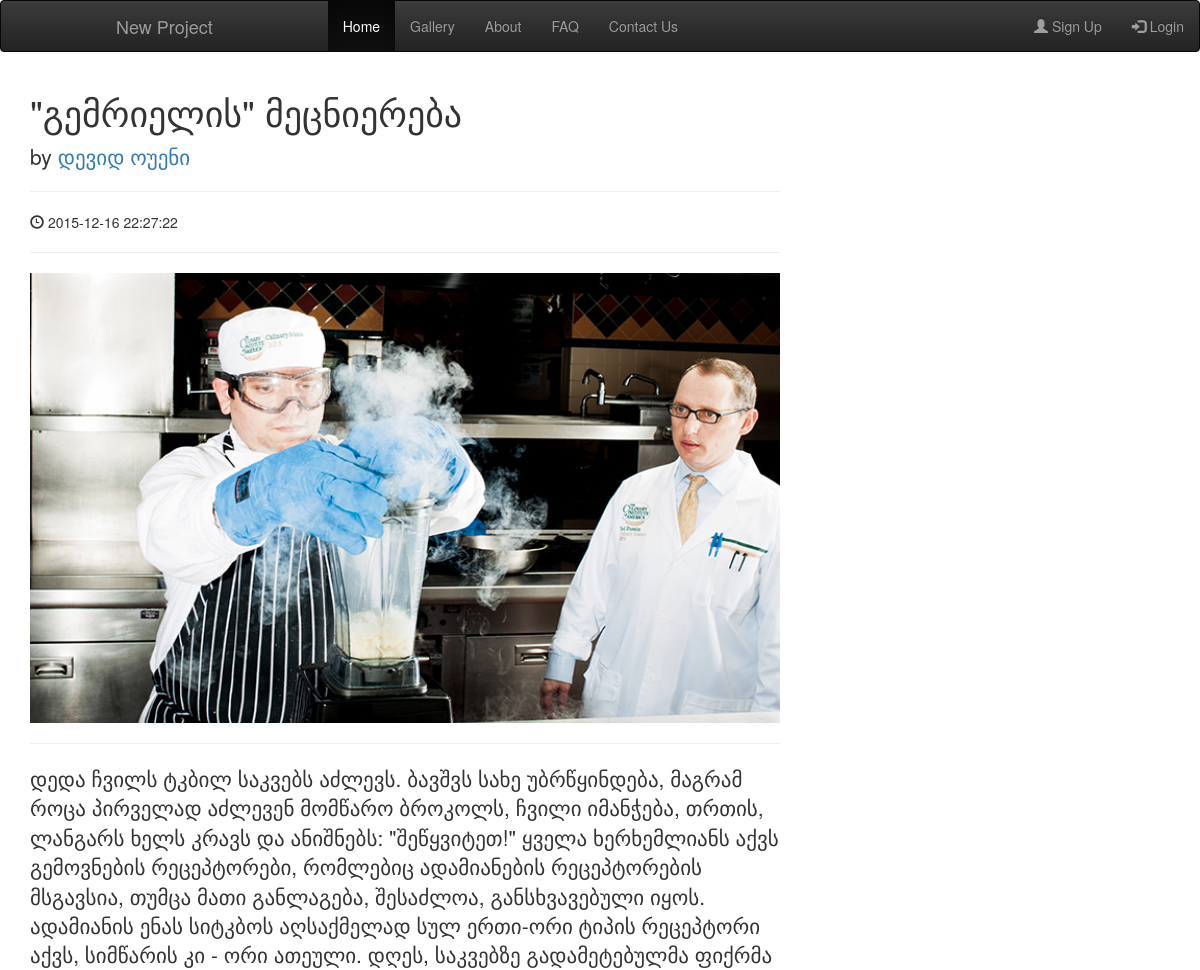
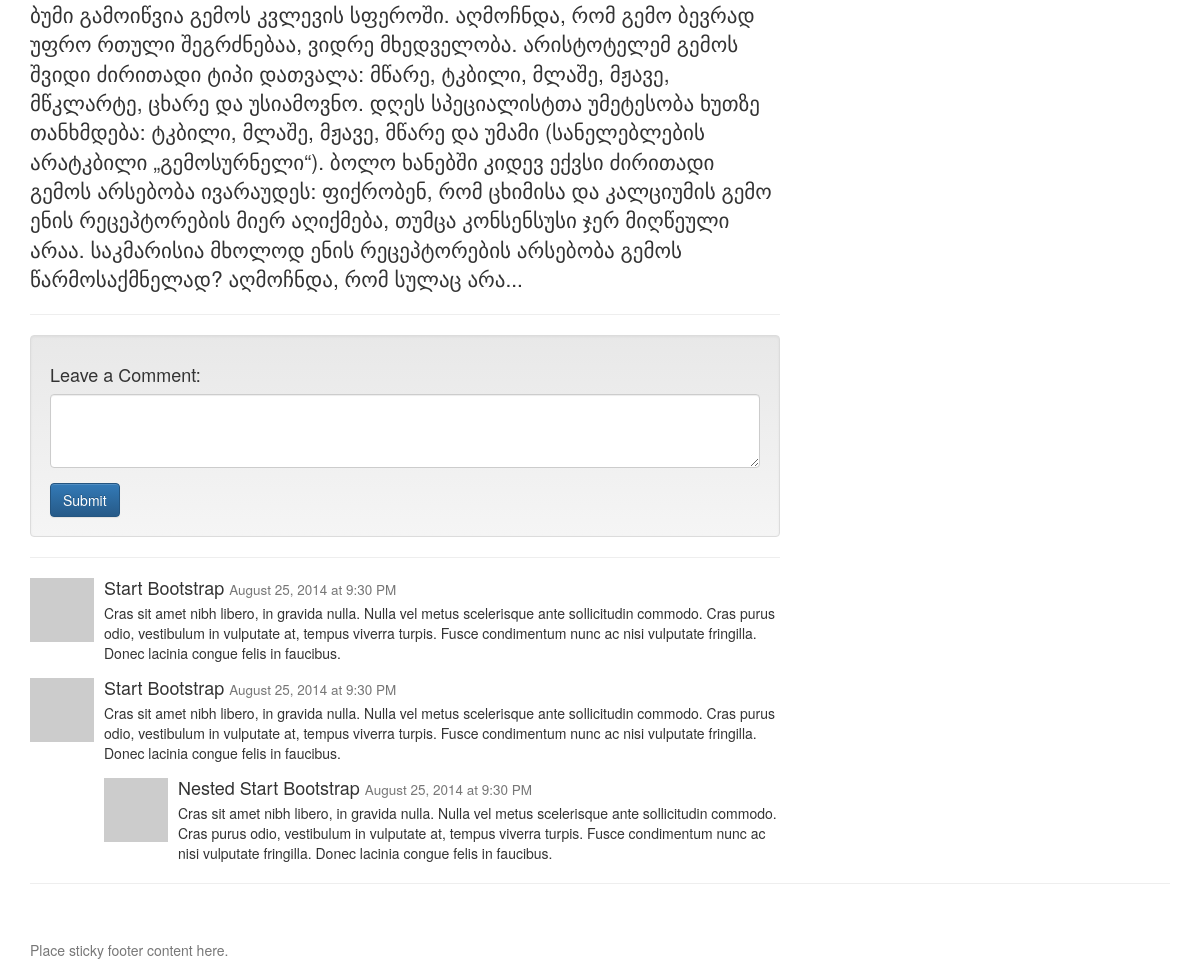
Page /ci_tsotne/main/readmore/14 on the committed database (2 pictures, top to bottom).
### tables this page shows
CREATE TABLE `posts` (
  `id` int(11) NOT NULL,
  `title` varchar(250) NOT NULL,
  `author` varchar(100) NOT NULL,
  `date` datetime NOT NULL DEFAULT CURRENT_TIMESTAMP,
  `img` varchar(100) DEFAULT NULL,
  `description` text NOT NULL
);

### ci_tsotne/application/controllers/Main.php (called while the page is built, shortened)
<?php
class Main extends CI_Controller {
	public function readmore($id)
	{
		$this->load->model('blog_model');
		$data['posts'] = $this->blog_model->readmore($id);
	$this->load->view('includes/header');
		$this->load->view('includes/nav');
		$this->load->view('readmore',$data);
		$this->load->view('includes/footer');
	}
}

### ci_tsotne/index.php (called while the page is built, shortened)
<?php
require_once BASEPATH.'core/CodeIgniter.php';

### ci_tsotne/application/models/blog_model.php (called while the page is built, shortened)
<?php
class blog_model extends CI_Model {
	public function readmore($id){
		$this->db->where('id', $id);
		return $this->db->get('posts')-> result_array();
	}
}

### ci_tsotne/application/views/readmore.php (the view)
<div class="container">
    <?php foreach ($posts as $post ) {
    } ?>
    <div class="row">
        <div class="col-lg-8">
            <h1><?php echo  $post['title'];?></h1>
            <p class="lead">
                by <a href="#"><?php echo  $post['author'];?></a>
            </p>
            <hr>
            <p><span class="glyphicon glyphicon-time"></span> <?php echo  $post['date'];?></p>
            <hr>
            <img class="img-responsive"
            src="<?php echo base_url().'images/'.$post['img'];?>"
            alt="" style="width: 900px; height: 450px;">
            <hr>
            <p class="lead"><?php echo  $post['description'];?></p>
            <hr>
            <div class="well">
                <h4>Leave a Comment:</h4>
                <form role="form">
                    <div class="form-group">
                        <textarea class="form-control" rows="3"></textarea>
                    </div>
                    <button type="submit" class="btn btn-primary">Submit</button>
                </form>
            </div>
            <hr>
            <div class="media">
                <a class="pull-left" href="#">
                    <img class="media-object" src="http://placehold.it/64x64" alt="">
                </a>
                <div class="media-body">
                    <h4 class="media-heading">Start Bootstrap
                        <small>August 25, 2014 at 9:30 PM</small>
                    </h4>
                    Cras sit amet nibh libero, in gravida nulla. Nulla vel metus scelerisque ante sollicitudin commodo. Cras purus odio, vestibulum in vulputate at, tempus viverra turpis. Fusce condimentum nunc ac nisi vulputate fringilla. Donec lacinia congue felis in faucibus.
                </div>
            </div>
            <div class="media">
                <a class="pull-left" href="#">
                    <img class="media-object" src="http://placehold.it/64x64" alt="">
                </a>
                <div class="media-body">
                    <h4 class="media-heading">Start Bootstrap
                        <small>August 25, 2014 at 9:30 PM</small>
                    </h4>
                    Cras sit amet nibh libero, in gravida nulla. Nulla vel metus scelerisque ante sollicitudin commodo. Cras purus odio, vestibulum in vulputate at, tempus viverra turpis. Fusce condimentum nunc ac nisi vulputate fringilla. Donec lacinia congue felis in faucibus.
                    <div class="media">
                        <a class="pull-left" href="#">
                            <img class="media-object" src="http://placehold.it/64x64" alt="">
                        </a>
                        <div class="media-body">
                            <h4 class="media-heading">Nested Start Bootstrap
                                <small>August 25, 2014 at 9:30 PM</small>
                            </h4>
                            Cras sit amet nibh libero, in gravida nulla. Nulla vel metus scelerisque ante sollicitudin commodo. Cras purus odio, vestibulum in vulputate at, tempus viverra turpis. Fusce condimentum nunc ac nisi vulputate fringilla. Donec lacinia congue felis in faucibus.
                        </div>
                    </div>
                </div>
            </div>
        </div>
    </div>
    <hr>
</div>

### rows in the picture
posts: title "\"გემრიელის\" მეცნიერება", author "დევიდ ოუენი", date "2015-12-16 22:27:22", img (picture), description "დედა ჩვილს ტკბილ საკვებს აძლევს. ბავშვს სახე უბრწყინდება, მაგრამ როცა პირველად აძლევენ მომწარო ბროკოლს, ჩვილი იმანჭება, თრთის, ლანგარს ხელს კრავს და ანიშნებს: \"შეწყვიტეთ!\" ყველა ხერხემლიანს აქვს გემოვნების რეცეპტორები, რომლებიც ადამიანების რეცეპტორების მსგავსია, თუმცა მათი განლაგება, შესაძლოა, განსხვავებული იყოს. ადამიანის ენას სიტკბოს აღსაქმელად სულ ერთი-ორი ტიპის რეცეპტორი აქვს, სიმწარის კი - ორი ათეული. დღეს, საკვებზე გადამეტებულმა ფიქრმა ბუმი გამოიწვია გემოს კვლევის სფეროში. აღმოჩნდა, რომ გემო ბევრად უფრო რთული შეგრძნებაა, ვიდრე მხედველობა. არისტოტელემ გემოს შვიდი ძირითადი ტიპი დათვალა: მწარე, ტკბილი, მლაშე, მჟავე, მწკლარტე, ცხარე და უსიამოვნო. დღეს სპეციალისტთა უმეტესობა ხუთზე…"
